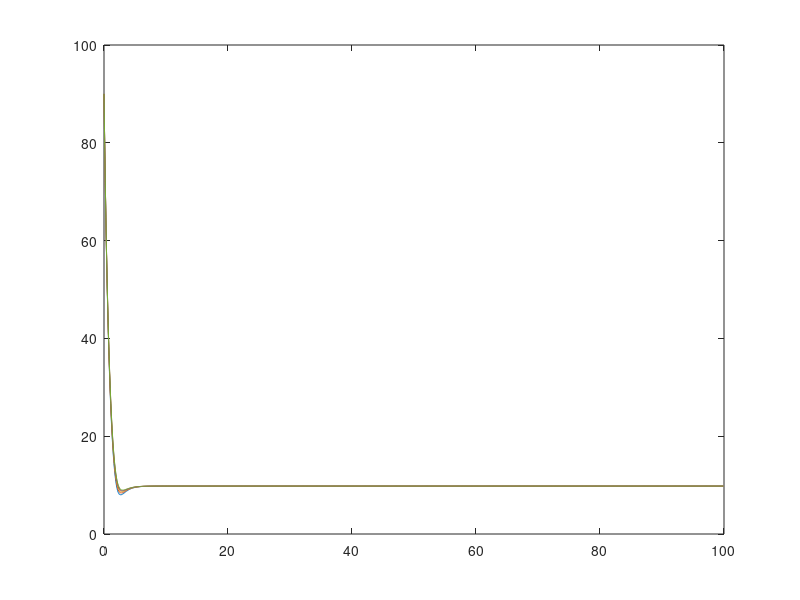

Recreate this plot in MATLAB.
%% numerical results
vx = zeros(1000,1);
vy = zeros(1000,1);
x = zeros(1000,1);
y = zeros(1000,1);
pi = 3.14159265358979;
dt = 0.1;
% dt = 0.05;
% dt = 0.15;
t = 0:dt:dt * 999;

% alpha = 1/6 pi
alpha = 1/6
vx(1) = 90 * cospi(alpha);
vy(1) = 90 * sinpi(alpha);
g = 9.8;
for i = 2:1:1000
     vx(i) = vx(i-1) * (1-dt);
     vy(i) = vy(i-1) * (1-dt) - g * dt;
     x(i) = x(i-1) + vx(i-1) * dt;
     y(i) = y(i-1) + vy(i-1) * dt;
end

% plot(x, y);
plot(t, sqrt(vx.^2 + vy.^2));
hold on 

% alpha = 1/7 pi
alpha = 1/7
vx(1) = 90 * cospi(alpha);
vy(1) = 90 * sinpi(alpha);
g = 9.8;
for i = 2:1:1000
     vx(i) = vx(i-1) * (1-dt);
     vy(i) = vy(i-1) * (1-dt) - g * dt;
     x(i) = x(i-1) + vx(i-1) * dt;
     y(i) = y(i-1) + vy(i-1) * dt;
end

% plot(x, y);
plot(t, sqrt(vx.^2 + vy.^2));
hold on

% alpha = 1/8 pi
alpha = 1/8
vx(1) = 90 * cospi(alpha);
vy(1) = 90 * sinpi(alpha);
g = 9.8;
for i = 2:1:1000
     vx(i) = vx(i-1) * (1-dt);
     vy(i) = vy(i-1) * (1-dt) - g * dt;
     x(i) = x(i-1) + vx(i-1) * dt;
     y(i) = y(i-1) + vy(i-1) * dt;
end

% plot(x, y);
plot(t, sqrt(vx.^2 + vy.^2));
hold on

% alpha = 1/9 pi
alpha = 1/9
vx(1) = 90 * cospi(alpha);
vy(1) = 90 * sinpi(alpha);
g = 9.8;
for i = 2:1:1000
     vx(i) = vx(i-1) * (1-dt);
     vy(i) = vy(i-1) * (1-dt) - g * dt;
     x(i) = x(i-1) + vx(i-1) * dt;
     y(i) = y(i-1) + vy(i-1) * dt;
end

% plot(x, y);
plot(t, sqrt(vx.^2 + vy.^2));
hold on

% alpha = 1/10 pi
alpha = 1/10
vx(1) = 90 * cospi(alpha);
vy(1) = 90 * sinpi(alpha);
g = 9.8;
for i = 2:1:1000
     vx(i) = vx(i-1) * (1-dt);
     vy(i) = vy(i-1) * (1-dt) - g * dt;
     x(i) = x(i-1) + vx(i-1) * dt;
     y(i) = y(i-1) + vy(i-1) * dt;
end

% plot(x, y);
plot(t, sqrt(vx.^2 + vy.^2));
hold on

